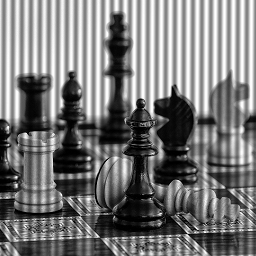
#> input picture hw1/car_dis.png, 256 x 256 px
$ python script.py
#> lines starting #> are read from the running program, lines starting #| are printed output that depends on the picture; long printed decimals are rounded
from math import floor, ceil
import numpy as np
import cv2 as cv
import matplotlib.pyplot as plt

# From lecture notes
def psf2otf(psf, shape):
  M, N = shape
  # get size of psf
  sz = np.shape(psf)
  # calculate needed paddings
  n = N - sz[1]
  m = M - sz[0]
  n1 = int(np.floor(n / 2) + np.mod(n, 2))
  n2 = int(np.floor(n / 2))
  m1 = int(np.floor(m / 2) + np.mod(m, 2))
  m2 = int(np.floor(m / 2))
  # pad array with zeros
  psf = np.pad(psf, ((m1, m2), (n1, n2)))
  # shift origin
  psf = np.fft.ifftshift(psf)
  # apply DFT
  otf = np.fft.fft2(psf)
  return otf

def show_image(img, title, filename = None, show_windows = True, centrylized = False):
  [img_size_y, img_size_x] = img.shape
  extent =  [-img_size_x/2, img_size_x/2, -img_size_y/2, img_size_y/2] if centrylized else None

  plt.imshow(img, cmap = 'gray', extent=extent)
  plt.title(title)

  if filename:
    plt.savefig(filename)
  plt.show()

# Based on from https://docs.opencv.org/4.x/de/dbc/tutorial_py_fourier_transform.html
def fft2(img):
  dft = np.fft.fft2(img)
  dft_shift = np.fft.fftshift(dft)
  magnitude_spectrum = 20*np.log(np.abs(dft_shift))

  return dft_shift, magnitude_spectrum

def ifft2(dft_shift):
    dft = np.fft.ifftshift(dft_shift)
    idft = np.fft.ifft2(dft)
    img_back = np.abs(idft)

    return img_back

def main():
    # read image
    img = cv.imread('car_dis.png', cv.IMREAD_GRAYSCALE)
#> img is the input picture: shape (256, 256); min 0, max 255, mean 120.7

    # convert to float64
    img = np.float64(img)/255.

    # usefull variables
    [img_size_y, img_size_x] = img.shape
#> img_size_y = 256; img_size_x = 256
    img_center_x, img_center_y = (img_size_x//2, img_size_y//2)
#> img_center_x = 128; img_center_y = 128

    # show original image
    show_image(img, 'Original image', filename = 'original.png')

    # Calculate FFT of original image
    dft, magnitude_spectrum = fft2(img)
#> in fft2, `magnitude_spectrum = 20*np.log(np.abs(dft_shift))`:
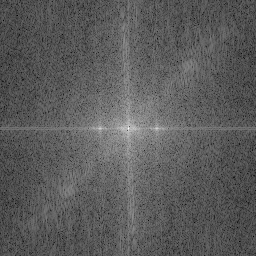
#> magnitude_spectrum: shape (256, 256) float64; min -42.9, max 206.9, mean 47.1; drawn with min black and max white
    show_image(magnitude_spectrum, 'Magnitude Spectrum', 'Imlogmag.png', centrylized=True)

    # Plot one line to easy count lambda
    plt.plot(np.arange(img_size_x), img[0])
    plt.title('First line of original image')
    plt.show()
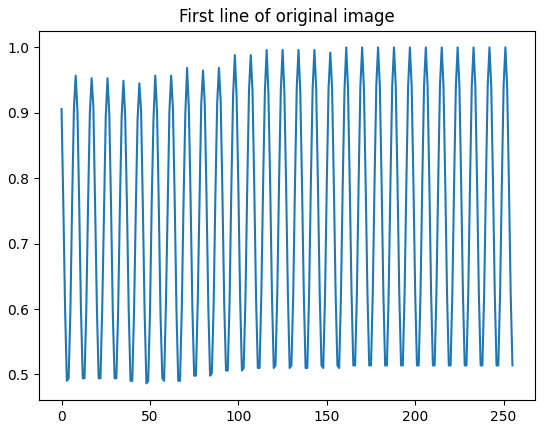
#> figure drawn by matplotlib, 1 panel; curve peaks at x = 161, y = 1
    lambda_ = 9 # Based on previous plot

    # Calculate noise position
    noise_fft_y = img_center_y
#> noise_fft_y = 128
    noise_fft_x = img_center_x + img_size_x//lambda_
#> noise_fft_x = 156
    print('Noise position in FFT:', noise_fft_x, noise_fft_y)
#| Noise position in FFT: 156 128
    print('Noise value in FFT:', magnitude_spectrum[noise_fft_y, noise_fft_x])
#| Noise value in FFT: 163.039

    # Apply average filter
    average_filter = np.ones((1, lambda_))
    average_filter /=  average_filter.sum()

    imgfil = cv.filter2D(src=img, ddepth=-1, kernel=average_filter, borderType=cv.BORDER_REPLICATE)
    show_image(imgfil, 'Image using average filter', filename='ImFil.png')

    # Calculate FFT of filtered image
    dft_fil, magnitude_spectrum_fil = fft2(imgfil)
#> in fft2 (call 2), `magnitude_spectrum = 20*np.log(np.abs(dft_shift))`:
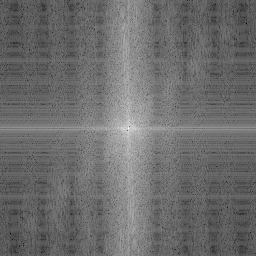
#> magnitude_spectrum: shape (256, 256) float64; min -130.1, max 206.9, mean 13.4; drawn with min black and max white
    show_image(magnitude_spectrum_fil, 'Magnitude Spectrum After average filter', filename='SpectrumFil.png', centrylized=True)
    print('Noise value in FFT after average filter:', magnitude_spectrum_fil[noise_fft_y, noise_fft_x])
#| Noise value in FFT after average filter: 75.298

    # Calculate OTF
    otf = psf2otf(average_filter, img.shape)
    mtf = np.abs(otf)

    show_image(mtf, 'MTF average filter', 'MtfFil.png', centrylized=True)
#> in show_image (call 5), `plt.savefig(filename)`:
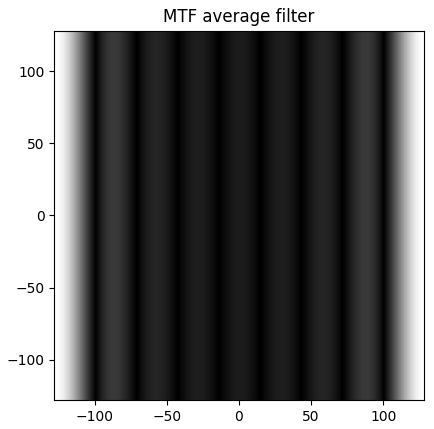
#> figure drawn by matplotlib, 1 panel
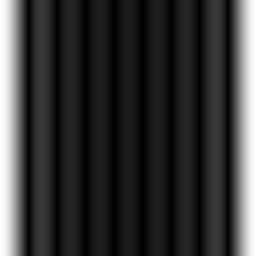
#> mtf: shape (256, 256) float64; min 0.00212, max 1, mean 0.209
    print("sum of otf's imaginary part:", np.sum(np.abs(otf.imag)))
#| sum of otf's imaginary part: 0.0

    # Calculate atenuation factor
    atenuation_factor = magnitude_spectrum_fil[noise_fft_y, noise_fft_x] - magnitude_spectrum[noise_fft_y, noise_fft_x]
#> atenuation_factor = -87.74
    print('Atenuation factor:', atenuation_factor)
#| Atenuation factor: -87.741

    # Create FFT filter
    s = 24
    rstart = noise_fft_y - floor(s/2)
#> rstart = 116
    rend =  noise_fft_y + ceil(s/2)
#> rend = 140
    cstart = noise_fft_x - floor(s/2)
#> cstart = 144
    cend = noise_fft_x + ceil(s/2)
#> cend = 168
    H = np.ones_like(img)
    H[rstart:rend, cstart:cend] = 0
    H *= H[:,::-1]
    show_image(H, 'Mask "H', filename="H_ftt.png", centrylized=True)
#> in show_image (call 6), `plt.savefig(filename)`:
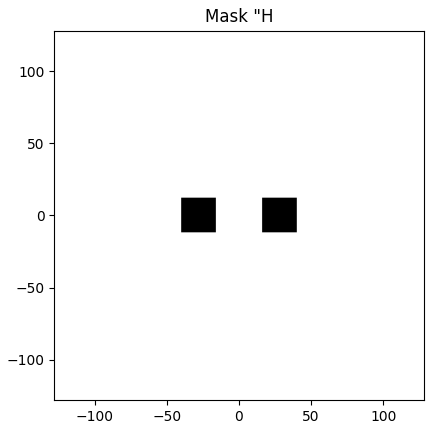
#> figure drawn by matplotlib, 1 panel

    # Apply FFT filter
    dft_for = dft.copy() * H
    magnitude_spectrum_for = 20*np.log(np.abs(dft_for))
    show_image(magnitude_spectrum_for, 'Magnitude Spectrum after FFT filter', filename="fft_mag.png", centrylized=True)

    # Apply inverse FFT
    img_back_for = ifft2(dft_for)
#> in ifft2, `img_back = np.abs(idft)`:
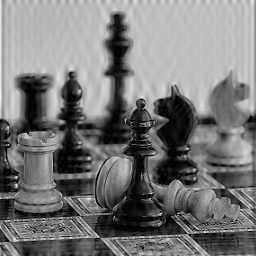
#> img_back: shape (256, 256) float64; min 0.000115, max 0.957, mean 0.475
    show_image(img_back_for, 'Image after FFT filter', filename='forrier.png')
    print("sum of img_back_for's imaginary part:", np.sum(np.abs(otf.imag)))
#| sum of img_back_for's imaginary part: 0.0


if __name__ == '__main__':
    main()
